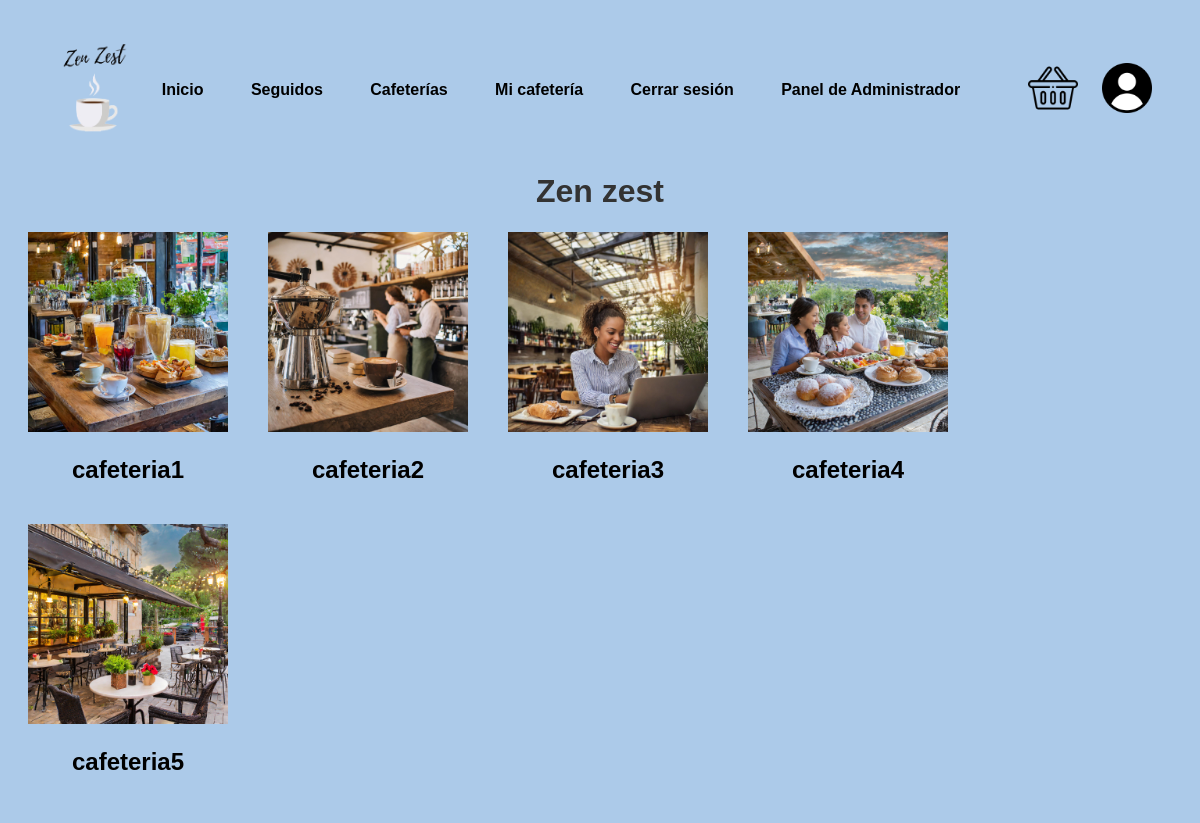
The page /cafeterias.php (signed in) on the database as committed earlier.
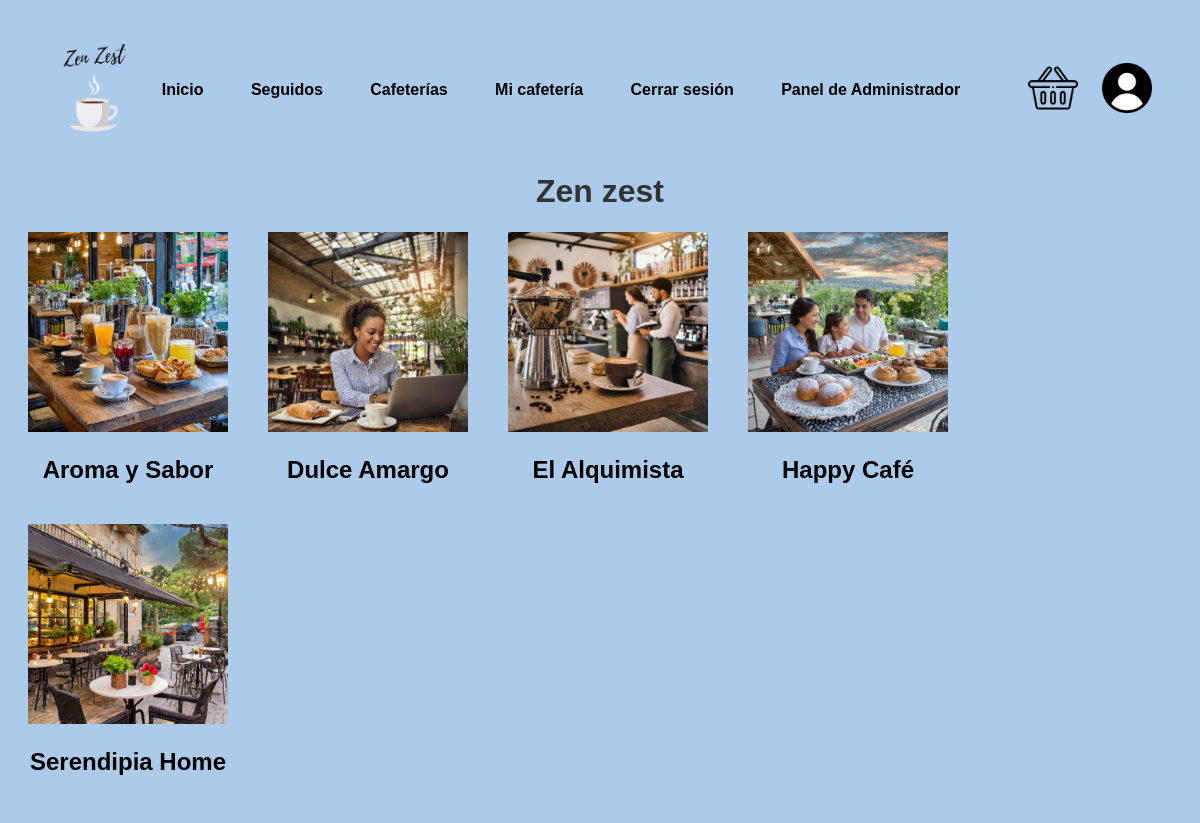
The same page on the database as committed later.
### tables this page shows
CREATE TABLE Cafeteria (
    Nombre VARCHAR(50) PRIMARY KEY,
    Descripcion TEXT,
    Owner VARCHAR(50),
    FOREIGN KEY (Owner) REFERENCES Usuario(Nombre),
    Categoria VARCHAR(50),
    Ubicacion VARCHAR(255),
    Foto VARCHAR(255),
    Cantidad_de_likes INT
);

### includes/src/cafeterias/Cafeteria.php (called while the page is built, shortened)
<?php
class Cafeteria{
private $nombre;
private $foto;
public function __construct($nombre, $descripcion, $owner, $categoria, $ubicacion,$foto, $cantidadDeLikes) {
    $this->nombre = $nombre;
    $this->foto = $foto;
}
public static function getAllCafe() {
    $conn = Aplicacion::getInstance()->getConexionBd();
    $query = "SELECT * FROM Cafeteria";
    $rs = $conn->query($query);
    if ($rs->num_rows > 0) {
        while($fila = $rs->fetch_assoc()){
        $cafeterias[] = new cafeteria($fila['Nombre'], $fila['Descripcion'], $fila['Owner'], $fila['Categoria'], $fila['Ubicacion'],$fila['Foto'], $fila['Cantidad_de_likes']);
        }
    } else
    {
        $cafeterias = array();
    }
    return $cafeterias;
}
public function getNombre() {
    return $this->nombre;
}
public function getFoto() {
    return $this->foto;
}
}

### cafeterias.php (the view, shortened to what this page needs)
<?php
$cafeterias = \es\ucm\fdi\aw\cafeterias\Cafeteria::getAllCafe();
$contenidoPrincipal = <<<EOS
<h1>Zen zest</h1>
EOS;
if (isset($_SESSION['nombre'])) {
    $contenidoPrincipal .= '<div class="cafeterias">';
    foreach ($cafeterias as $cafeteria) {
        $foto_URL=".";
        $foto_URL.=$cafeteria->getFoto();
        $nombre = $cafeteria->getNombre();
        $contenidoPrincipal .= "<div class='cafeteria-item'>";
        $contenidoPrincipal .="<img src='$foto_URL' alt='Image description' style='max-width: 2000px; max-height: 200px;'>";
        $contenidoPrincipal .="<h2><a href='cafeteriaDetail.php?name=$nombre'>$nombre</a></h2>";
        $contenidoPrincipal .= "</div><br>";
    }
    $contenidoPrincipal .= '</div>';
}else {
    $contenidoPrincipal =  "<p>Por favor, <a href='login.php'>inicia sesión</a> para poder acceder a las cafeterías disponibles.</p>";
}

Rows that differ between the two databases and show on the page:
removed cafeteria: Foto (picture), Nombre "cafeteria1"
removed cafeteria: Foto (picture), Nombre "cafeteria2"
removed cafeteria: Foto (picture), Nombre "cafeteria3"
removed cafeteria: Foto (picture), Nombre "cafeteria4"
removed cafeteria: Foto (picture), Nombre "cafeteria5"
added cafeteria: Foto (picture), Nombre "Aroma y Sabor"
added cafeteria: Foto (picture), Nombre "Dulce Amargo"
added cafeteria: Foto (picture), Nombre "El Alquimista"
added cafeteria: Foto (picture), Nombre "Happy Café"
added cafeteria: Foto (picture), Nombre "Serendipia Home"
